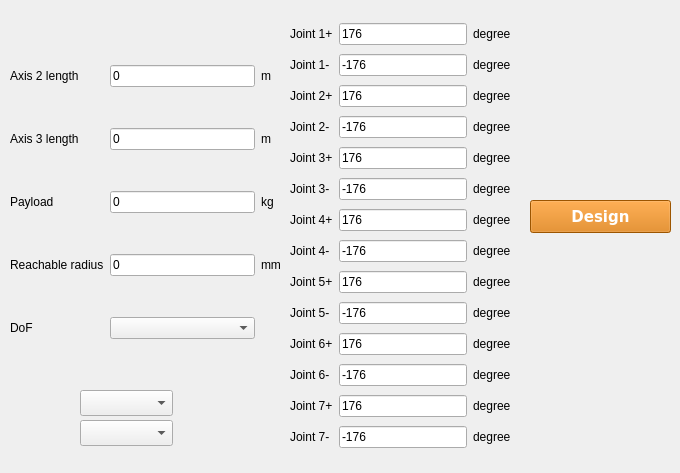
    <widget class="QWidget" name="tab_arm">
     <attribute name="title">
      <string>Arm Design</string>
     </attribute>
     <widget class="QWidget" name="gridLayoutWidget">
      <property name="geometry">
       <rect>
        <x>10</x>
        <y>30</y>
        <width>271</width>
        <height>348</height>
       </rect>
      </property>
      <layout class="QGridLayout" name="gridLayout">
       <item row="2" column="1">
        <widget class="QLineEdit" name="lineEdit_payload_2">
         <property name="text">
          <string>0</string>
         </property>
        </widget>
       </item>
       <item row="1" column="0">
        <widget class="QLabel" name="label_9">
         <property name="text">
          <string>Axis 3 length</string>
         </property>
        </widget>
       </item>
       <item row="2" column="0">
        <widget class="QLabel" name="label_11">
         <property name="text">
          <string>Payload</string>
         </property>
        </widget>
       </item>
       <item row="0" column="0">
        <widget class="QLabel" name="label_8">
         <property name="text">
          <string>Axis 2 length</string>
         </property>
        </widget>
       </item>
       <item row="1" column="2">
        <widget class="QLabel" name="label_14">
         <property name="text">
          <string>m</string>
         </property>
        </widget>
       </item>
       <item row="0" column="2">
        <widget class="QLabel" name="label_13">
         <property name="text">
          <string>m</string>
         </property>
        </widget>
       </item>
       <item row="4" column="0">
        <widget class="QLabel" name="label_12">
         <property name="text">
          <string>DoF</string>
         </property>
        </widget>
       </item>
       <item row="2" column="2">
        <widget class="QLabel" name="label_19">
         <property name="text">
          <string>kg</string>
         </property>
        </widget>
       </item>
       <item row="4" column="1">
        <widget class="QComboBox" name="comboBox_dof"/>
       </item>
       <item row="3" column="0">
        <widget class="QLabel" name="label_18">
         <property name="text">
          <string>Reachable radius</string>
         </property>
        </widget>
       </item>
       <item row="3" column="1">
        <widget class="QLineEdit" name="lineEdit_reachable_radius">
         <property name="text">
          <string>0</string>
         </property>
        </widget>
       </item>
       <item row="3" column="2">
        <widget class="QLabel" name="label_22">
         <property name="text">
          <string>mm</string>
         </property>
        </widget>
       </item>
       <item row="1" column="1">
        <widget class="QLineEdit" name="lineEdit_3_length">
         <property name="text">
          <string>0</string>
         </property>
        </widget>
       </item>
       <item row="0" column="1">
        <widget class="QLineEdit" name="lineEdit_2_length">
         <property name="text">
          <string>0</string>
         </property>
        </widget>
       </item>
      </layout>
     </widget>
     <widget class="QPushButton" name="btn_dynamics_design">
      <property name="geometry">
       <rect>
        <x>530</x>
        <y>200</y>
        <width>141</width>
        <height>33</height>
       </rect>
      </property>
      <property name="palette">
       <palette>
        <active>
         <colorrole role="WindowText">
          <brush brushstyle="SolidPattern">
           <color alpha="255">
            <red>255</red>
            <green>255</green>
            <blue>255</blue>
           </color>
          </brush>
         </colorrole>
         <colorrole role="Button">
          <brush brushstyle="SolidPattern">
           <color alpha="255">
            <red>218</red>
            <green>119</green>
            <blue>0</blue>
           </color>
          </brush>
         </colorrole>
         <colorrole role="Text">
          <brush brushstyle="SolidPattern">
           <color alpha="255">
            <red>255</red>
            <green>255</green>
            <blue>255</blue>
           </color>
          </brush>
         </colorrole>
         <colorrole role="ButtonText">
          <brush brushstyle="SolidPattern">
           <color alpha="255">
            <red>255</red>
            <green>255</green>
            <blue>255</blue>
           </color>
          </brush>
         </colorrole>
         <colorrole role="Base">
          <brush brushstyle="SolidPattern">
           <color alpha="255">
            <red>218</red>
            <green>119</green>
            <blue>0</blue>
           </color>
          </brush>
         </colorrole>
         <colorrole role="Window">
          <brush brushstyle="SolidPattern">
           <color alpha="255">
            <red>218</red>
            <green>119</green>
            <blue>0</blue>
           </color>
          </brush>
         </colorrole>
        </active>
        <inactive>
         <colorrole role="WindowText">
          <brush brushstyle="SolidPattern">
           <color alpha="255">
            <red>255</red>
            <green>255</green>
            <blue>255</blue>
           </color>
          </brush>
         </colorrole>
         <colorrole role="Button">
          <brush brushstyle="SolidPattern">
           <color alpha="255">
            <red>218</red>
            <green>119</green>
            <blue>0</blue>
           </color>
          </brush>
         </colorrole>
         <colorrole role="Text">
          <brush brushstyle="SolidPattern">
           <color alpha="255">
            <red>255</red>
            <green>255</green>
            <blue>255</blue>
           </color>
          </brush>
         </colorrole>
         <colorrole role="ButtonText">
          <brush brushstyle="SolidPattern">
           <color alpha="255">
            <red>255</red>
            <green>255</green>
            <blue>255</blue>
           </color>
          </brush>
         </colorrole>
         <colorrole role="Base">
          <brush brushstyle="SolidPattern">
           <color alpha="255">
            <red>218</red>
            <green>119</green>
            <blue>0</blue>
           </color>
          </brush>
         </colorrole>
         <colorrole role="Window">
          <brush brushstyle="SolidPattern">
           <color alpha="255">
            <red>218</red>
            <green>119</green>
            <blue>0</blue>
           </color>
          </brush>
         </colorrole>
        </inactive>
        <disabled>
         <colorrole role="WindowText">
          <brush brushstyle="SolidPattern">
           <color alpha="255">
            <red>255</red>
            <green>255</green>
            <blue>255</blue>
           </color>
          </brush>
         </colorrole>
         <colorrole role="Button">
          <brush brushstyle="SolidPattern">
           <color alpha="255">
            <red>218</red>
            <green>119</green>
            <blue>0</blue>
           </color>
          </brush>
         </colorrole>
         <colorrole role="Text">
          <brush brushstyle="SolidPattern">
           <color alpha="255">
            <red>255</red>
            <green>255</green>
            <blue>255</blue>
           </color>
          </brush>
         </colorrole>
         <colorrole role="ButtonText">
          <brush brushstyle="SolidPattern">
           <color alpha="255">
            <red>255</red>
            <green>255</green>
            <blue>255</blue>
           </color>
          </brush>
         </colorrole>
         <colorrole role="Base">
          <brush brushstyle="SolidPattern">
           <color alpha="255">
            <red>218</red>
            <green>119</green>
            <blue>0</blue>
           </color>
          </brush>
         </colorrole>
         <colorrole role="Window">
          <brush brushstyle="SolidPattern">
           <color alpha="255">
            <red>218</red>
            <green>119</green>
            <blue>0</blue>
           </color>
          </brush>
         </colorrole>
        </disabled>
       </palette>
      </property>
      <property name="font">
       <font>
        <family>Bitstream Vera Sans</family>
        <pointsize>11</pointsize>
        <weight>75</weight>
        <bold>true</bold>
       </font>
      </property>
      <property name="styleSheet">
       <string notr="true">background-color:#da7700;color:white;border-color: black;</string>
      </property>
      <property name="text">
       <string>Design</string>
      </property>
     </widget>
     <widget class="QWidget" name="gridLayoutWidget_2">
      <property name="geometry">
       <rect>
        <x>290</x>
        <y>20</y>
        <width>221</width>
        <height>444</height>
       </rect>
      </property>
      <layout class="QGridLayout" name="gridLayout_2">
       <item row="11" column="2">
        <widget class="QLabel" name="label_46">
         <property name="text">
          <string>degree</string>
         </property>
        </widget>
       </item>
       <item row="0" column="0">
        <widget class="QLabel" name="label_31">
         <property name="text">
          <string>Joint 1+</string>
         </property>
        </widget>
       </item>
       <item row="9" column="1">
        <widget class="QLineEdit" name="lineEdit_joint5_">
         <property name="text">
          <string>-176</string>
         </property>
        </widget>
       </item>
       <item row="8" column="0">
        <widget class="QLabel" name="label_51">
         <property name="text">
          <string>Joint 5+</string>
         </property>
        </widget>
       </item>
       <item row="5" column="0">
        <widget class="QLabel" name="label_48">
         <property name="text">
          <string>Joint 3-</string>
         </property>
        </widget>
       </item>
       <item row="2" column="2">
        <widget class="QLabel" name="label_35">
         <property name="text">
          <string>degree</string>
         </property>
        </widget>
       </item>
       <item row="9" column="2">
        <widget class="QLabel" name="label_44">
         <property name="text">
          <string>degree</string>
         </property>
        </widget>
       </item>
       <item row="7" column="1">
        <widget class="QLineEdit" name="lineEdit_joint4_">
         <property name="text">
          <string>-176</string>
         </property>
        </widget>
       </item>
       <item row="1" column="0">
        <widget class="QLabel" name="label_32">
         <property name="text">
          <string>Joint 1-</string>
         </property>
        </widget>
       </item>
       <item row="4" column="1">
        <widget class="QLineEdit" name="lineEdit_joint3">
         <property name="text">
          <string>176</string>
         </property>
        </widget>
       </item>
       <item row="3" column="2">
        <widget class="QLabel" name="label_37">
         <property name="text">
          <string>degree</string>
         </property>
        </widget>
       </item>
       <item row="0" column="1">
        <widget class="QLineEdit" name="lineEdit_joint1">
         <property name="text">
          <string>176</string>
         </property>
        </widget>
       </item>
       <item row="1" column="1">
        <widget class="QLineEdit" name="lineEdit_joint1_">
         <property name="text">
          <string>-176</string>
         </property>
        </widget>
       </item>
       <item row="11" column="0">
        <widget class="QLabel" name="label_54">
         <property name="text">
          <string>Joint 6-</string>
         </property>
        </widget>
       </item>
       <item row="4" column="2">
        <widget class="QLabel" name="label_39">
         <property name="text">
          <string>degree</string>
         </property>
        </widget>
       </item>
       <item row="8" column="2">
        <widget class="QLabel" name="label_43">
         <property name="text">
          <string>degree</string>
         </property>
        </widget>
       </item>
       <item row="7" column="2">
        <widget class="QLabel" name="label_42">
         <property name="text">
          <string>degree</string>
         </property>
        </widget>
       </item>
       <item row="2" column="1">
        <widget class="QLineEdit" name="lineEdit_joint2">
         <property name="text">
          <string>176</string>
         </property>
        </widget>
       </item>
       <item row="10" column="2">
        <widget class="QLabel" name="label_45">
         <property name="text">
          <string>degree</string>
         </property>
        </widget>
       </item>
       <item row="7" column="0">
        <widget class="QLabel" name="label_50">
         <property name="text">
          <string>Joint 4-</string>
         </property>
        </widget>
       </item>
       <item row="6" column="1">
        <widget class="QLineEdit" name="lineEdit_joint4">
         <property name="text">
          <string>176</string>
         </property>
        </widget>
       </item>
       <item row="10" column="0">
        <widget class="QLabel" name="label_53">
         <property name="text">
          <string>Joint 6+</string>
         </property>
        </widget>
       </item>
       <item row="3" column="0">
        <widget class="QLabel" name="label_36">
         <property name="text">
          <string>Joint 2-</string>
         </property>
        </widget>
       </item>
       <item row="6" column="0">
        <widget class="QLabel" name="label_49">
         <property name="text">
          <string>Joint 4+</string>
         </property>
        </widget>
       </item>
       <item row="10" column="1">
        <widget class="QLineEdit" name="lineEdit_joint6">
         <property name="text">
          <string>176</string>
         </property>
        </widget>
       </item>
       <item row="3" column="1">
        <widget class="QLineEdit" name="lineEdit_joint2_">
         <property name="text">
          <string>-176</string>
         </property>
        </widget>
       </item>
       <item row="8" column="1">
        <widget class="QLineEdit" name="lineEdit_joint5">
         <property name="text">
          <string>176</string>
         </property>
        </widget>
       </item>
       <item row="5" column="1">
        <widget class="QLineEdit" name="lineEdit_joint3_">
         <property name="text">
          <string>-176</string>
         </property>
        </widget>
       </item>
       <item row="6" column="2">
        <widget class="QLabel" name="label_41">
         <property name="text">
          <string>degree</string>
         </property>
        </widget>
       </item>
       <item row="1" column="2">
        <widget class="QLabel" name="label_38">
         <property name="text">
          <string>degree</string>
         </property>
        </widget>
       </item>
       <item row="0" column="2">
        <widget class="QLabel" name="label_33">
         <property name="text">
          <string>degree</string>
         </property>
        </widget>
       </item>
       <item row="5" column="2">
        <widget class="QLabel" name="label_40">
         <property name="text">
          <string>degree</string>
         </property>
        </widget>
       </item>
       <item row="9" column="0">
        <widget class="QLabel" name="label_52">
         <property name="text">
          <string>Joint 5-</string>
         </property>
        </widget>
       </item>
       <item row="2" column="0">
        <widget class="QLabel" name="label_34">
         <property name="text">
          <string>Joint 2+</string>
         </property>
        </widget>
       </item>
       <item row="4" column="0">
        <widget class="QLabel" name="label_47">
         <property name="text">
          <string>Joint 3+</string>
         </property>
        </widget>
       </item>
       <item row="11" column="1">
        <widget class="QLineEdit" name="lineEdit_joint6_">
         <property name="text">
          <string>-176</string>
         </property>
        </widget>
       </item>
       <item row="12" column="0">
        <widget class="QLabel" name="label_55">
         <property name="text">
          <string>Joint 7+</string>
         </property>
        </widget>
       </item>
       <item row="13" column="0">
        <widget class="QLabel" name="label_56">
         <property name="text">
          <string>Joint 7-</string>
         </property>
        </widget>
       </item>
       <item row="12" column="1">
        <widget class="QLineEdit" name="lineEdit_joint7">
         <property name="text">
          <string>176</string>
         </property>
        </widget>
       </item>
       <item row="13" column="1">
        <widget class="QLineEdit" name="lineEdit_joint7_">
         <property name="text">
          <string>-176</string>
         </property>
        </widget>
       </item>
       <item row="12" column="2">
        <widget class="QLabel" name="label_57">
         <property name="text">
          <string>degree</string>
         </property>
        </widget>
       </item>
       <item row="13" column="2">
        <widget class="QLabel" name="label_58">
         <property name="text">
          <string>degree</string>
         </property>
        </widget>
       </item>
      </layout>
     </widget>
     <widget class="QComboBox" name="comboBox_3_length">
      <property name="geometry">
       <rect>
        <x>80</x>
        <y>420</y>
        <width>93</width>
        <height>26</height>
       </rect>
      </property>
     </widget>
     <widget class="QComboBox" name="comboBox_2_length">
      <property name="geometry">
       <rect>
        <x>80</x>
        <y>390</y>
        <width>93</width>
        <height>26</height>
       </rect>
      </property>
     </widget>
    </widget>
